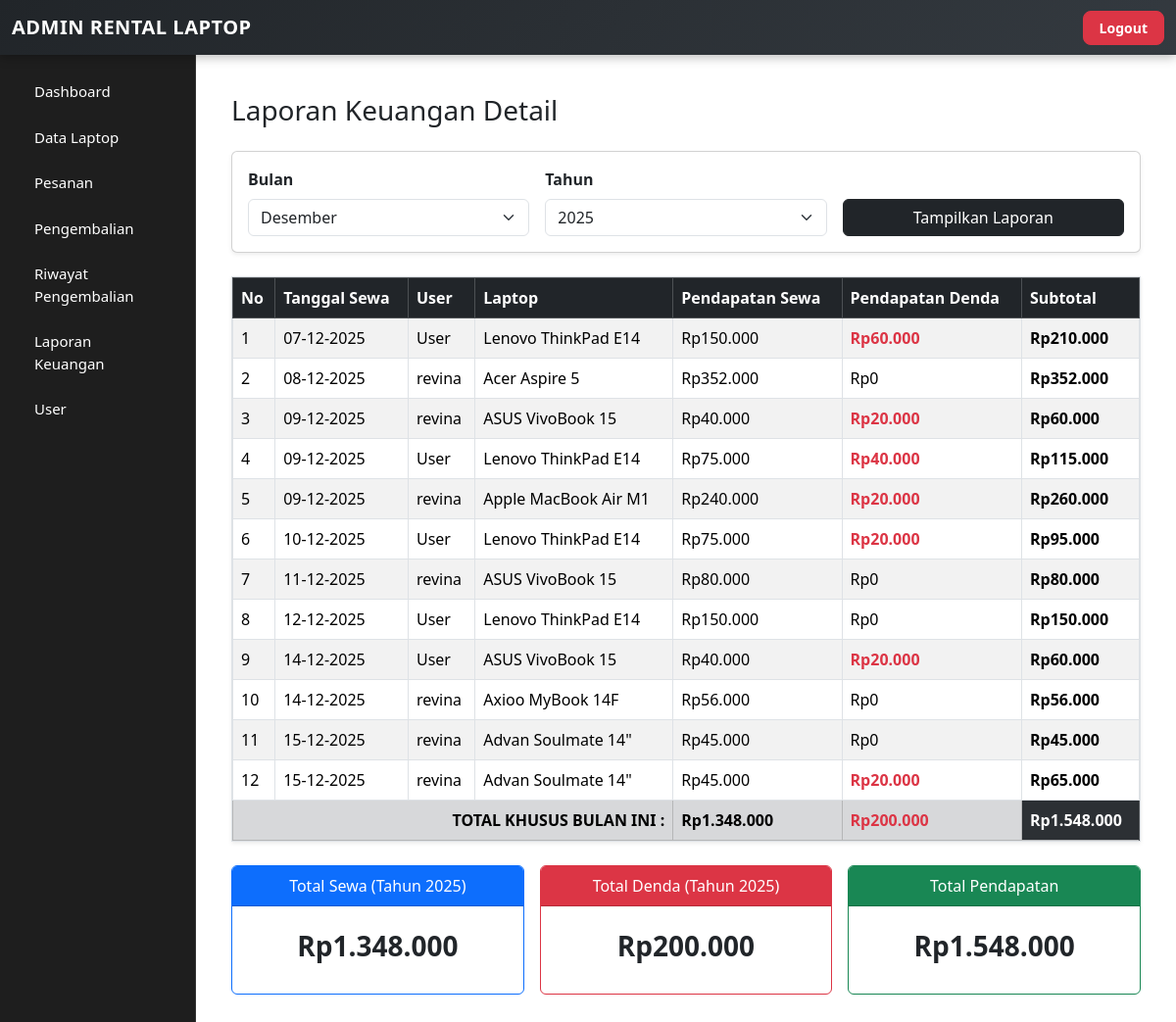
Page /admin/laporan.php (signed in) on the earlier database version.
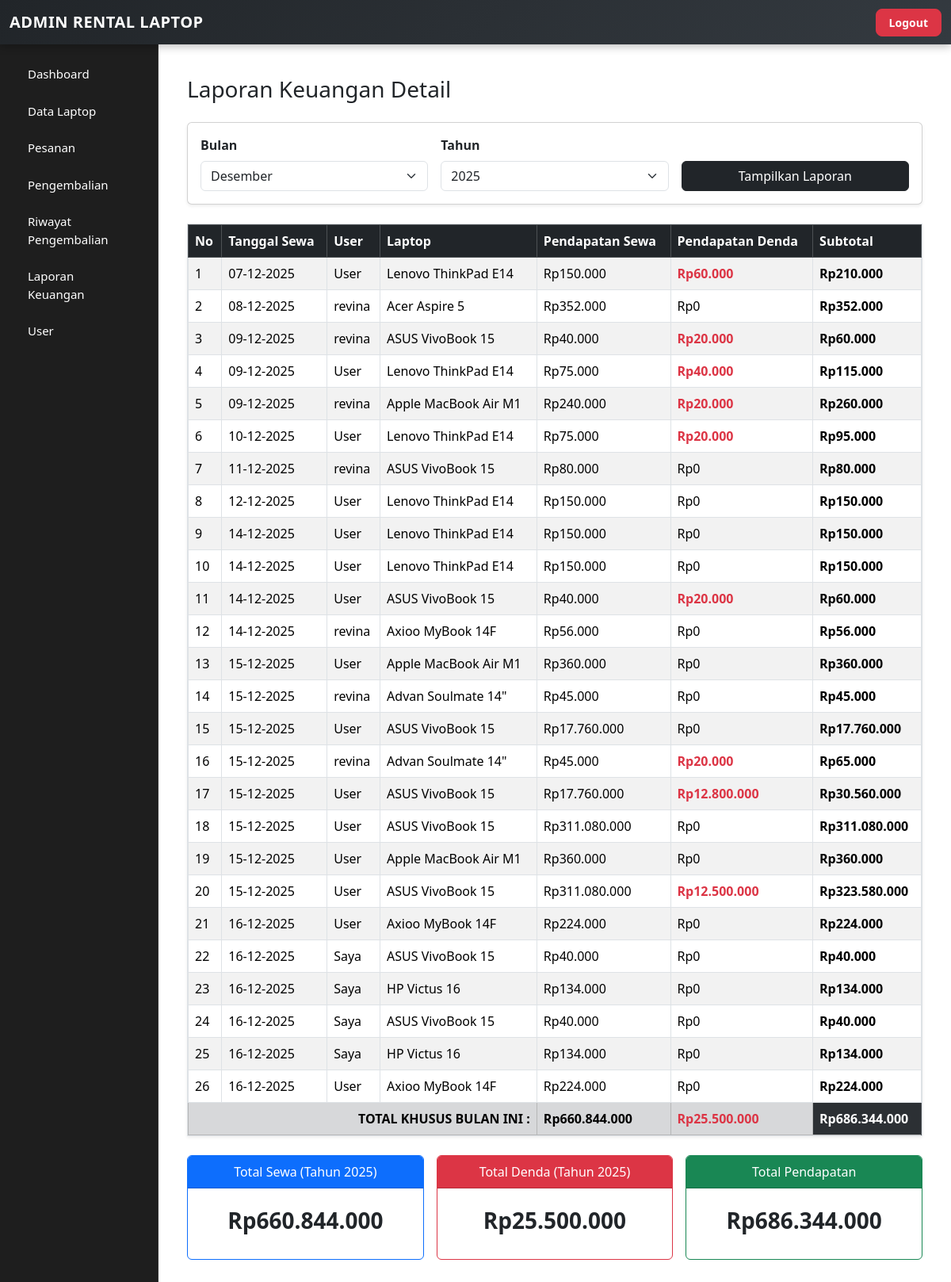
Same page on the later database version.
### tables this page shows
CREATE TABLE `tb_pesanan` (
  `id_pesanan` int NOT NULL AUTO_INCREMENT,
  `id_laptop` int NOT NULL,
  `id_user` int NOT NULL,
  `tanggal_sewa` date NOT NULL,
  `durasi` int NOT NULL,
  `total_harga` int NOT NULL,
  `status` enum('Menunggu','Menunggu Pembayaran','Menunggu Konfirmasi','Disetujui','Ditolak','Masa Sewa Berakhir','Menunggu Pengembalian','Selesai','Ditolak Pembayaran','Dibatalkan') NOT NULL,
  `bukti` varchar(255) DEFAULT NULL,
  `metode_bayar` varchar(20) DEFAULT NULL,
  `rekening_tujuan` varchar(50) DEFAULT NULL,
  `is_locked` tinyint(1) DEFAULT '0',
  PRIMARY KEY (`id_pesanan`),
  KEY `id_laptop` (`id_laptop`),
  KEY `id_user` (`id_user`),
  CONSTRAINT `tb_pesanan_ibfk_1` FOREIGN KEY (`id_laptop`) REFERENCES `tb_laptop` (`id_laptop`) ON DELETE RESTRICT ON UPDATE RESTRICT,
  CONSTRAINT `tb_pesanan_ibfk_2` FOREIGN KEY (`id_user`) REFERENCES `tb_user` (`id_user`) ON DELETE RESTRICT ON UPDATE RESTRICT
);

CREATE TABLE `tb_user` (
  `id_user` int NOT NULL AUTO_INCREMENT,
  `nama` varchar(100) NOT NULL,
  `email` varchar(100) NOT NULL,
  `password` varchar(100) NOT NULL,
  `role` enum('user','admin') NOT NULL,
  PRIMARY KEY (`id_user`)
);

CREATE TABLE `tb_laptop` (
  `id_laptop` int NOT NULL AUTO_INCREMENT,
  `nama` varchar(100) NOT NULL,
  `foto` varchar(255) DEFAULT NULL,
  `spesifikasi` text NOT NULL,
  `harga_per_hari` int DEFAULT NULL,
  `stok` int NOT NULL,
  `status` enum('Tersedia','Disewa') NOT NULL,
  `harga` int NOT NULL,
  PRIMARY KEY (`id_laptop`)
);

### admin/laporan.php (the view, shortened to what the changed rows need)
<?php
require "../functions.php";
$bulan_filter = isset($_GET['bulan']) ? $_GET['bulan'] : date('m');
$tahun_filter = isset($_GET['tahun']) ? $_GET['tahun'] : date('Y');
$sql_detail = "SELECT
                p.tanggal_sewa,
                u.nama AS nama_user,
                l.nama AS nama_laptop,
                p.total_harga AS sewa,
                IFNULL(pg.denda, 0) AS denda
               FROM tb_pesanan p
               JOIN tb_user u ON p.id_user = u.id_user
               JOIN tb_laptop l ON p.id_laptop = l.id_laptop
               LEFT JOIN tb_pengembalian pg ON p.id_pesanan = pg.id_pesanan
               WHERE p.status = 'Selesai'
               AND MONTH(p.tanggal_sewa) = '$bulan_filter'
               AND YEAR(p.tanggal_sewa) = '$tahun_filter'
               ORDER BY p.tanggal_sewa ASC";
$result_detail = $conn->query($sql_detail);
$sql_tahunan = "SELECT
                SUM(p.total_harga) AS total_sewa_tahun,
                SUM(IFNULL(pg.denda, 0)) AS total_denda_tahun
                FROM tb_pesanan p
                LEFT JOIN tb_pengembalian pg ON p.id_pesanan = pg.id_pesanan
                WHERE p.status = 'Selesai'
                AND YEAR(p.tanggal_sewa) = '$tahun_filter'";
$result_tahunan = $conn->query($sql_tahunan)->fetch_assoc();
$total_sewa_thn = $result_tahunan['total_sewa_tahun'] ?? 0;
$total_denda_thn = $result_tahunan['total_denda_tahun'] ?? 0;
$grand_total_thn = $total_sewa_thn + $total_denda_thn;
?>
<!DOCTYPE html>
<html lang="id">
<head>
    <link href="https://cdn.jsdelivr.net/npm/bootstrap@5.3.2/dist/css/bootstrap.min.css" rel="stylesheet">
</head>
<body>
<?php require "../assets/header.php"; ?>
<div class="container mt-5 mb-5">
    <div class="table-responsive table-container shadow-sm mb-4">
        <table class="table table-bordered table-striped align-middle mb-0">
            <thead class="table-dark">
                <tr>
                    <th>No</th>
                    <th>Tanggal Sewa</th>
                    <th>User</th>
                    <th>Laptop</th>
                    <th>Pendapatan Sewa</th>
                    <th>Pendapatan Denda</th>
                    <th>Subtotal</th>
                </tr>
            </thead>
            <tbody>
                <?php
                $no = 1;
                $total_sewa_bln = 0;
                $total_denda_bln = 0;
                if ($result_detail->num_rows > 0):
                    while($row = $result_detail->fetch_assoc()):
                        $total_sewa_bln += $row['sewa'];
                        $total_denda_bln += $row['denda'];
                        $subtotal = $row['sewa'] + $row['denda'];
                ?>
                <tr>
                    <td><?= $no++; ?></td>
                    <td><?= date('d-m-Y', strtotime($row['tanggal_sewa'])); ?></td>
                    <td><?= $row['nama_user']; ?></td>
                    <td><?= $row['nama_laptop']; ?></td>
                    <td>Rp<?= number_format($row['sewa'], 0, ',', '.'); ?></td>
                    <td class="<?= ($row['denda'] > 0) ? 'text-danger fw-bold' : ''; ?>">
                        Rp<?= number_format($row['denda'], 0, ',', '.'); ?>
                    </td>
                    <td class="fw-bold">Rp<?= number_format($subtotal, 0, ',', '.'); ?></td>
                </tr>
                <?php endwhile; ?>
                <tr class="table-secondary fw-bold">
                    <td colspan="4" class="text-end">TOTAL KHUSUS BULAN INI :</td>
                    <td>Rp<?= number_format($total_sewa_bln, 0, ',', '.'); ?></td>
                    <td class="text-danger">Rp<?= number_format($total_denda_bln, 0, ',', '.'); ?></td>
                    <td class="table-dark text-white">Rp<?= number_format($total_sewa_bln + $total_denda_bln, 0, ',', '.'); ?></td>
                </tr>
                <?php else: ?>
                <tr>
                    <td colspan="7" class="text-center py-4 text-muted">Tidak ada transaksi pada periode ini.</td>
                </tr>
                <?php endif; ?>
            </tbody>
        </table>
    </div>
    <div class="row g-3">
        <div class="col-md-4">
            <div class="card summary-card border-primary h-100">
                <div class="card-body text-center py-4">
                    <h3 class="fw-bold">Rp<?= number_format($total_sewa_thn, 0, ',', '.'); ?></h3>
                </div>
            </div>
        </div>
        <div class="col-md-4">
            <div class="card summary-card border-danger h-100">
                <div class="card-body text-center py-4">
                    <h3 class="fw-bold">Rp<?= number_format($total_denda_thn, 0, ',', '.'); ?></h3>
                </div>
            </div>
        </div>
        <div class="col-md-4">
            <div class="card summary-card border-success h-100">
                <div class="card-body text-center py-4">
                    <h3 class="fw-bold">Rp<?= number_format($grand_total_thn, 0, ',', '.'); ?></h3>
                </div>
            </div>
        </div>
    </div>
</div>
</body>
</html>

Differences in the rows shown:
now on this page (row edited): tb_pesanan: tanggal_sewa "14-12-2025", id_user.nama "User", id_laptop.nama "Lenovo ThinkPad E14", total_harga "150.000", denda "0", subtotal "150.000"
now on this page (row edited): tb_pesanan: tanggal_sewa "15-12-2025", id_user.nama "User", id_laptop.nama "Apple MacBook Air M1", total_harga "360.000", denda "0", subtotal "360.000"
added tb_pesanan: tanggal_sewa "15-12-2025", id_user.nama "User", id_laptop.nama "ASUS VivoBook 15", total_harga "17.760.000", denda "0", subtotal "17.760.000", denda "12.800.000", subtotal "30.560.000"
added tb_pesanan: tanggal_sewa "15-12-2025", id_user.nama "User", id_laptop.nama "ASUS VivoBook 15", total_harga "311.080.000", denda "0", subtotal "311.080.000", denda "12.500.000", subtotal "323.580.000"
added tb_pesanan: tanggal_sewa "16-12-2025", id_user.nama "User", id_laptop.nama "Axioo MyBook 14F", total_harga "224.000", denda "0", subtotal "224.000"
added tb_pesanan: tanggal_sewa "16-12-2025", id_user.nama "Saya", id_laptop.nama "ASUS VivoBook 15", total_harga "40.000", denda "0", subtotal "40.000"
added tb_pesanan: tanggal_sewa "16-12-2025", id_user.nama "Saya", id_laptop.nama "HP Victus 16", total_harga "134.000", denda "0", subtotal "134.000"
Other differences:
$total_sewa_bln: "1.348.000" → "660.844.000"
$total_denda_bln: "200.000" → "25.500.000"
$total_sewa_bln + $total_denda_bln: "1.548.000" → "686.344.000"
$total_sewa_thn: "1.348.000" → "660.844.000"
$total_denda_thn: "200.000" → "25.500.000"
$grand_total_thn: "1.548.000" → "686.344.000"
